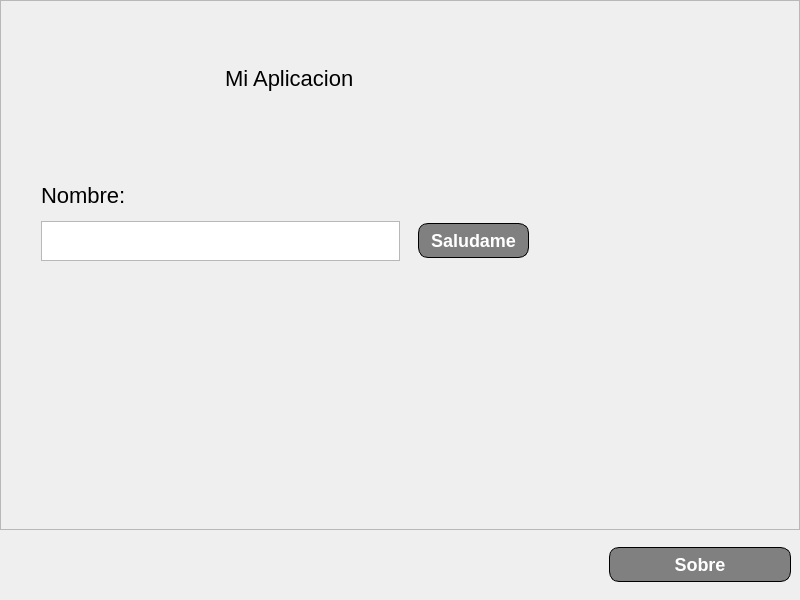
<?xml version="1.0" encoding="UTF-8"?>
<ui version="4.0">
 <class>MainWindow</class>
 <widget class="QMainWindow" name="MainWindow">
  <property name="geometry">
   <rect>
    <x>0</x>
    <y>0</y>
    <width>800</width>
    <height>600</height>
   </rect>
  </property>
  <property name="minimumSize">
   <size>
    <width>800</width>
    <height>600</height>
   </size>
  </property>
  <property name="windowTitle">
   <string>MainWindow</string>
  </property>
  <property name="styleSheet">
   <string notr="true">/*
 *
 *  Simple Stylesheet inspired on Bootstrap for Qt Designer / Qt Creator 
 *  File: bootstylesheet.css
 *  Author: JuanLoaiza007
 *  Version: 1.1.1
 *
 */

/*  # Español
 *  Instrucciones para aplicar en Qt Designer / Qt Creator
 *  1. Busque la vista de Inspector de objetos &gt;&gt; Objeto &gt;&gt; &quot;MainWindow&quot;.
 *  2. Dale clic derecho a &quot;MainWindow&quot; y seleccione &quot;Cambiar HojaDeEstilos&quot; o algo similar.
 *  3. Pegue el contenido de este archivo ahí.
 *  4. De clic en Aplicar y Aceptar.
 *  5. Para aplicar los estilos seleccione un objeto, en el Editor de Propiedades agregue un Filtro tipo cadena de texto y nombrelo &quot;class&quot;.
 *  6. En el Editor de Propiedades habrá una seccion nueva llamada &quot;Propiedades dinámicas&quot; y una propiedad llamada &quot;class&quot;, en la casilla de la derecha aplique todos los estilos que desee, eg. &quot;btn btn-outline-primary br-4&quot;. 
 */

/*  # English
 *  Instructions to apply in Qt Designer / Qt Creator
 *  1. Keep an eye on the Object Inspector &gt;&gt; Object &gt;&gt; &quot;MainWindow&quot;.
 *  2. Right click on &quot;MainWindow&quot; and select &quot;Change StyleSheet&quot; or something similar.
 *  3. Paste the content of this file there.
 *  4. Click Apply and Accept.
 *  5. To apply the styles, select an object, in the Properties Editor add a Text String Filter and name it &quot;class&quot;.
 *  6. In the Property Editor there will be a new section called &quot;Dynamic Properties&quot; and a property called &quot;class&quot;, in the box on the right apply all the styles you want, eg. &quot;btn btn-outline-primary br-4&quot;. 
 */

QMainWindow {
  font-family: &quot;sans-serif&quot;;
}

/* Border Settings */
/* Border Side Weight */
.nb {
  border: 0px solid;
}
.b-st-1 {
  border-top: 1px solid;
}
.b-sb-1 {
  border-bottom: 1px solid;
}
.b-sl-1 {
  border-left: 1px solid;
}
.b-sr-1 {
  border-right: 1px solid;
}
.b-st-2 {
  border-top: 2px solid;
}
.b-sb-2 {
  border-bottom: 2px solid;
}
.b-sl-2 {
  border-left: 2px solid;
}
.b-sr-2 {
  border-right: 2px solid;
}
.b-st-3 {
  border-top: 3px solid;
}
.b-sb-3 {
  border-bottom: 3px solid;
}
.b-sl-3 {
  border-left: 3px solid;
}
.b-sr-3 {
  border-right: 3px solid;
}
.b-st-4 {
  border-top: 4px solid;
}
.b-sb-4 {
  border-bottom: 4px solid;
}
.b-sl-4 {
  border-left: 4px solid;
}
.b-sr-4 {
  border-right: 4px solid;
}

/* Radius */
.br-1 {
  border-radius: 10px;
}

.br-2 {
  border-radius: 15px;
}

.br-3 {
  border-radius: 20px;
}

.br-4 {
  border-radius: 25px;
}

/* Background colors */
.background-white {
  background-color: white;
}
.background-light {
  background-color: #f8f9fa;
}
.background-black {
  background-color: black;
}
.background-primary {
  background-color: #0d6efd;
}
.background-success {
  background-color: #198754;
}
.background-warning {
  background-color: #ffc720;
}
.background-danger {
  background-color: #dc3545;
}

/* Colors */
.color-white {
  color: white;
}
.color-light {
  color: #f8f9fa;
}
.color-black {
  color: black;
}
.color-primary {
  color: #0d6efd;
}
.color-success {
  color: #198754;
}
.color-warning {
  color: #ffc720;
}
.color-danger {
  color: #dc3545;
}

/* Buttons */
QPushButton {
  font-weight: 500;
  color: white;
  background-color: gray;
  padding: 6px 12px;
  font-size: 18px;
  border-radius: 10px;
  border: 1px solid;
}

.btn {
  font-weight: 500;
  color: white;
  background-color: gray;
  padding: 6px 12px;
  font-size: 18px;
  border-radius: 10px;
  border: 1px solid;
}

.btn-primary {
  color: #fff;
  background-color: #0d6efd;
  border-color: #0d6efd;
}
.btn-primary:hover {
  color: #fff;
  background-color: #0b5ed7;
  border-color: #0a58ca;
}

.btn-secondary {
  color: #fff;
  background-color: #6c757d;
  border-color: #6c757d;
}
.btn-secondary:hover {
  color: #fff;
  background-color: #5c636a;
  border-color: #565e64;
}

.btn-success {
  color: #fff;
  background-color: #198754;
  border-color: #198754;
}
.btn-success:hover {
  color: #fff;
  background-color: #157347;
  border-color: #146c43;
}

.btn-warning {
  color: #000;
  background-color: #ffc107;
  border-color: #ffc107;
}
.btn-warning:hover {
  color: #000;
  background-color: #ffca2c;
  border-color: #ffc720;
}

.btn-danger {
  color: #fff;
  background-color: #dc3545;
  border-color: #dc3545;
}
.btn-danger:hover {
  color: #fff;
  background-color: #bb2d3b;
  border-color: #b02a37;
}

.btn-light {
  color: #000;
  background-color: #f8f9fa;
  border-color: #f8f9fa;
}
.btn-light:hover {
  color: #000;
  background-color: #f9fafb;
  border-color: #f9fafb;
}

.btn-dark {
  color: #fff;
  background-color: #212529;
  border-color: #212529;
}
.btn-dark:hover {
  color: #fff;
  background-color: #1c1f23;
  border-color: #1a1e21;
}

.btn-outline-primary {
  background-color: white;
  color: #0d6efd;
  border-color: #0d6efd;
}
.btn-outline-primary:hover {
  color: #fff;
  background-color: #0d6efd;
  border-color: #0d6efd;
}

.btn-outline-secondary {
  background-color: white;
  color: #6c757d;
  border-color: #6c757d;
}
.btn-outline-secondary:hover {
  color: #fff;
  background-color: #6c757d;
  border-color: #6c757d;
}

.btn-outline-success {
  background-color: white;
  color: #198754;
  border-color: #198754;
}
.btn-outline-success:hover {
  color: #fff;
  background-color: #198754;
  border-color: #198754;
}

.btn-outline-info {
  background-color: white;
  color: #0dcaf0;
  border-color: #0dcaf0;
}
.btn-outline-info:hover {
  color: #000;
  background-color: #0dcaf0;
}

.btn-outline-warning {
  background-color: white;
  color: #ffc107;
  border-color: #ffc107;
}
.btn-outline-warning:hover {
  color: #000;
  background-color: #ffc107;
  border-color: #ffc107;
}

.btn-outline-danger {
  background-color: white;
  color: #dc3545;
  border-color: #dc3545;
}
.btn-outline-danger:hover {
  color: #fff;
  background-color: #dc3545;
  border-color: #dc3545;
}

.btn-outline-light {
  background-color: #41464b;
  color: #f8f9fa;
  border-color: #f8f9fa;
}
.btn-outline-light:hover {
  color: #000;
  background-color: #f8f9fa;
  border-color: #f8f9fa;
}

.btn-outline-dark {
  background-color: white;
  color: #212529;
  border-color: #212529;
}
.btn-outline-dark:hover {
  color: #fff;
  background-color: #212529;
  border-color: #212529;
}

.btn-link {
  background-color: white;
  font-weight: 400;
  color: #0d6efd;
  text-decoration: underline;
}
.btn-link:hover {
  color: #0a58ca;
}

/* Title sizes */
QLabel {
  font-size: 22px;
}

.h1 {
  font-size: 42px;
}

.h2 {
  font-size: 36px;
}

.h3 {
  font-size: 32px;
}

.h4 {
  font-size: 28px;
}

.h5 {
  font-size: 22px;
}

.h6 {
  font-size: 18px;
}

/* Alerts */
.alert {
  border: 1px solid;
}

.alert-primary {
  color: #084298;
  background-color: #cfe2ff;
  border-color: #b6d4fe;
}
.alert-secondary {
  color: #41464b;
  background-color: #e2e3e5;
  border-color: #d3d6d8;
}
.alert-success {
  color: #0f5132;
  background-color: #d1e7dd;
  border-color: #badbcc;
}
.alert-info {
  color: #055160;
  background-color: #cff4fc;
  border-color: #b6effb;
}
.alert-warning {
  color: #664d03;
  background-color: #fff3cd;
  border-color: #ffecb5;
}
.alert-danger {
  color: #842029;
  background-color: #f8d7da;
  border-color: #f5c2c7;
}
.alert-light {
  color: #636464;
  background-color: #fefefe;
  border-color: #fdfdfe;
}
.alert-dark {
  color: #141619;
  background-color: #d3d3d4;
  border-color: #bcbebf;
}
</string>
  </property>
  <property name="class" stdset="0">
   <string/>
  </property>
  <widget class="QWidget" name="centralwidget">
   <property name="styleSheet">
    <string notr="true"/>
   </property>
   <property name="class" stdset="0">
    <string>background-white</string>
   </property>
   <layout class="QVBoxLayout" name="verticalLayout">
    <property name="spacing">
     <number>0</number>
    </property>
    <property name="leftMargin">
     <number>0</number>
    </property>
    <property name="topMargin">
     <number>0</number>
    </property>
    <property name="rightMargin">
     <number>0</number>
    </property>
    <property name="bottomMargin">
     <number>0</number>
    </property>
    <item>
     <widget class="QFrame" name="frame">
      <property name="minimumSize">
       <size>
        <width>800</width>
        <height>530</height>
       </size>
      </property>
      <property name="frameShape">
       <enum>QFrame::StyledPanel</enum>
      </property>
      <property name="frameShadow">
       <enum>QFrame::Raised</enum>
      </property>
      <layout class="QHBoxLayout" name="horizontalLayout_2">
       <property name="spacing">
        <number>0</number>
       </property>
       <property name="leftMargin">
        <number>0</number>
       </property>
       <property name="topMargin">
        <number>0</number>
       </property>
       <property name="rightMargin">
        <number>0</number>
       </property>
       <property name="bottomMargin">
        <number>0</number>
       </property>
       <item>
        <widget class="QFrame" name="frame_5">
         <property name="minimumSize">
          <size>
           <width>576</width>
           <height>528</height>
          </size>
         </property>
         <property name="frameShape">
          <enum>QFrame::NoFrame</enum>
         </property>
         <property name="frameShadow">
          <enum>QFrame::Raised</enum>
         </property>
         <layout class="QVBoxLayout" name="verticalLayout_2">
          <property name="spacing">
           <number>10</number>
          </property>
          <property name="leftMargin">
           <number>0</number>
          </property>
          <property name="topMargin">
           <number>0</number>
          </property>
          <property name="rightMargin">
           <number>0</number>
          </property>
          <property name="bottomMargin">
           <number>0</number>
          </property>
          <item>
           <widget class="QFrame" name="frame_7">
            <property name="minimumSize">
             <size>
              <width>576</width>
              <height>156</height>
             </size>
            </property>
            <property name="frameShape">
             <enum>QFrame::NoFrame</enum>
            </property>
            <property name="frameShadow">
             <enum>QFrame::Raised</enum>
            </property>
            <layout class="QVBoxLayout" name="verticalLayout_3">
             <property name="spacing">
              <number>0</number>
             </property>
             <property name="leftMargin">
              <number>0</number>
             </property>
             <property name="topMargin">
              <number>0</number>
             </property>
             <property name="rightMargin">
              <number>0</number>
             </property>
             <property name="bottomMargin">
              <number>0</number>
             </property>
             <item>
              <widget class="QFrame" name="frame_11">
               <property name="frameShape">
                <enum>QFrame::NoFrame</enum>
               </property>
               <property name="frameShadow">
                <enum>QFrame::Raised</enum>
               </property>
               <layout class="QGridLayout" name="gridLayout_2">
                <item row="0" column="0" alignment="Qt::AlignHCenter|Qt::AlignVCenter">
                 <widget class="QLabel" name="lbl_titulo">
                  <property name="text">
                   <string>Mi Aplicacion</string>
                  </property>
                  <property name="class" stdset="0">
                   <string>h1 color-primary</string>
                  </property>
                 </widget>
                </item>
               </layout>
              </widget>
             </item>
            </layout>
           </widget>
          </item>
          <item>
           <widget class="QFrame" name="frame_8">
            <property name="minimumSize">
             <size>
              <width>520</width>
              <height>232</height>
             </size>
            </property>
            <property name="frameShape">
             <enum>QFrame::NoFrame</enum>
            </property>
            <property name="frameShadow">
             <enum>QFrame::Raised</enum>
            </property>
            <layout class="QHBoxLayout" name="horizontalLayout_3">
             <property name="spacing">
              <number>0</number>
             </property>
             <property name="leftMargin">
              <number>0</number>
             </property>
             <property name="topMargin">
              <number>0</number>
             </property>
             <property name="rightMargin">
              <number>0</number>
             </property>
             <property name="bottomMargin">
              <number>0</number>
             </property>
             <item>
              <widget class="QFrame" name="frame_14">
               <property name="maximumSize">
                <size>
                 <width>700</width>
                 <height>16777215</height>
                </size>
               </property>
               <property name="frameShape">
                <enum>QFrame::NoFrame</enum>
               </property>
               <property name="frameShadow">
                <enum>QFrame::Raised</enum>
               </property>
               <layout class="QHBoxLayout" name="horizontalLayout_4">
                <property name="spacing">
                 <number>0</number>
                </property>
                <property name="leftMargin">
                 <number>40</number>
                </property>
                <property name="topMargin">
                 <number>0</number>
                </property>
                <property name="rightMargin">
                 <number>40</number>
                </property>
                <property name="bottomMargin">
                 <number>0</number>
                </property>
                <item>
                 <widget class="QFrame" name="frame_10">
                  <property name="frameShape">
                   <enum>QFrame::NoFrame</enum>
                  </property>
                  <property name="frameShadow">
                   <enum>QFrame::Raised</enum>
                  </property>
                  <layout class="QVBoxLayout" name="verticalLayout_5">
                   <property name="spacing">
                    <number>0</number>
                   </property>
                   <property name="leftMargin">
                    <number>0</number>
                   </property>
                   <property name="topMargin">
                    <number>0</number>
                   </property>
                   <property name="rightMargin">
                    <number>0</number>
                   </property>
                   <property name="bottomMargin">
                    <number>0</number>
                   </property>
                   <item>
                    <widget class="QFrame" name="frame_16">
                     <property name="minimumSize">
                      <size>
                       <width>0</width>
                       <height>110</height>
                      </size>
                     </property>
                     <property name="maximumSize">
                      <size>
                       <width>16777215</width>
                       <height>110</height>
                      </size>
                     </property>
                     <property name="frameShape">
                      <enum>QFrame::NoFrame</enum>
                     </property>
                     <property name="frameShadow">
                      <enum>QFrame::Raised</enum>
                     </property>
                     <layout class="QVBoxLayout" name="verticalLayout_6">
                      <property name="leftMargin">
                       <number>0</number>
                      </property>
                      <item>
                       <widget class="QLabel" name="label_2">
                        <property name="minimumSize">
                         <size>
                          <width>379</width>
                          <height>27</height>
                         </size>
                        </property>
                        <property name="maximumSize">
                         <size>
                          <width>379</width>
                          <height>27</height>
                         </size>
                        </property>
                        <property name="text">
                         <string>Nombre:</string>
                        </property>
                        <property name="class" stdset="0">
                         <string>h5</string>
                        </property>
                       </widget>
                      </item>
                      <item>
                       <widget class="QTextEdit" name="txta_nombre">
                        <property name="minimumSize">
                         <size>
                          <width>0</width>
                          <height>40</height>
                         </size>
                        </property>
                        <property name="maximumSize">
                         <size>
                          <width>600</width>
                          <height>40</height>
                         </size>
                        </property>
                        <property name="class" stdset="0">
                         <string>nb b-sb-2</string>
                        </property>
                       </widget>
                      </item>
                     </layout>
                    </widget>
                   </item>
                   <item>
                    <widget class="QFrame" name="frame_15">
                     <property name="minimumSize">
                      <size>
                       <width>0</width>
                       <height>109</height>
                      </size>
                     </property>
                     <property name="maximumSize">
                      <size>
                       <width>16777215</width>
                       <height>16777214</height>
                      </size>
                     </property>
                     <property name="frameShape">
                      <enum>QFrame::NoFrame</enum>
                     </property>
                     <property name="frameShadow">
                      <enum>QFrame::Raised</enum>
                     </property>
                    </widget>
                   </item>
                  </layout>
                 </widget>
                </item>
                <item>
                 <widget class="QFrame" name="frame_12">
                  <property name="maximumSize">
                   <size>
                    <width>160</width>
                    <height>16777215</height>
                   </size>
                  </property>
                  <property name="frameShape">
                   <enum>QFrame::NoFrame</enum>
                  </property>
                  <property name="frameShadow">
                   <enum>QFrame::Raised</enum>
                  </property>
                  <layout class="QVBoxLayout" name="verticalLayout_4">
                   <property name="topMargin">
                    <number>56</number>
                   </property>
                   <item>
                    <widget class="QPushButton" name="btn_saludar">
                     <property name="text">
                      <string>Saludame</string>
                     </property>
                     <property name="class" stdset="0">
                      <string>btn-primary</string>
                     </property>
                    </widget>
                   </item>
                   <item>
                    <widget class="QFrame" name="frame_13">
                     <property name="frameShape">
                      <enum>QFrame::NoFrame</enum>
                     </property>
                     <property name="frameShadow">
                      <enum>QFrame::Raised</enum>
                     </property>
                    </widget>
                   </item>
                  </layout>
                 </widget>
                </item>
               </layout>
              </widget>
             </item>
            </layout>
           </widget>
          </item>
          <item>
           <widget class="QFrame" name="frame_9">
            <property name="minimumSize">
             <size>
              <width>570</width>
              <height>120</height>
             </size>
            </property>
            <property name="maximumSize">
             <size>
              <width>16777215</width>
              <height>120</height>
             </size>
            </property>
            <property name="frameShape">
             <enum>QFrame::NoFrame</enum>
            </property>
            <property name="frameShadow">
             <enum>QFrame::Raised</enum>
            </property>
           </widget>
          </item>
         </layout>
        </widget>
       </item>
       <item>
        <widget class="QFrame" name="frame_6">
         <property name="minimumSize">
          <size>
           <width>221</width>
           <height>528</height>
          </size>
         </property>
         <property name="maximumSize">
          <size>
           <width>300</width>
           <height>16777215</height>
          </size>
         </property>
         <property name="frameShape">
          <enum>QFrame::NoFrame</enum>
         </property>
         <property name="frameShadow">
          <enum>QFrame::Raised</enum>
         </property>
         <property name="class" stdset="0">
          <string/>
         </property>
         <layout class="QVBoxLayout" name="verticalLayout_7">
          <property name="spacing">
           <number>0</number>
          </property>
          <property name="leftMargin">
           <number>0</number>
          </property>
          <property name="topMargin">
           <number>0</number>
          </property>
          <property name="rightMargin">
           <number>0</number>
          </property>
          <property name="bottomMargin">
           <number>0</number>
          </property>
          <item>
           <widget class="QLabel" name="lbl_side_image">
            <property name="minimumSize">
             <size>
              <width>221</width>
              <height>528</height>
             </size>
            </property>
            <property name="maximumSize">
             <size>
              <width>0</width>
              <height>16777215</height>
             </size>
            </property>
            <property name="text">
             <string/>
            </property>
           </widget>
          </item>
         </layout>
        </widget>
       </item>
      </layout>
     </widget>
    </item>
    <item>
     <widget class="QFrame" name="frame_2">
      <property name="minimumSize">
       <size>
        <width>800</width>
        <height>70</height>
       </size>
      </property>
      <property name="maximumSize">
       <size>
        <width>16777215</width>
        <height>70</height>
       </size>
      </property>
      <property name="frameShape">
       <enum>QFrame::NoFrame</enum>
      </property>
      <property name="frameShadow">
       <enum>QFrame::Raised</enum>
      </property>
      <property name="class" stdset="0">
       <string>background-primary</string>
      </property>
      <layout class="QHBoxLayout" name="horizontalLayout">
       <property name="spacing">
        <number>0</number>
       </property>
       <property name="leftMargin">
        <number>0</number>
       </property>
       <property name="topMargin">
        <number>0</number>
       </property>
       <property name="rightMargin">
        <number>0</number>
       </property>
       <property name="bottomMargin">
        <number>0</number>
       </property>
       <item>
        <widget class="QFrame" name="frame_3">
         <property name="frameShape">
          <enum>QFrame::NoFrame</enum>
         </property>
         <property name="frameShadow">
          <enum>QFrame::Raised</enum>
         </property>
        </widget>
       </item>
       <item>
        <widget class="QFrame" name="frame_4">
         <property name="maximumSize">
          <size>
           <width>200</width>
           <height>16777215</height>
          </size>
         </property>
         <property name="frameShape">
          <enum>QFrame::NoFrame</enum>
         </property>
         <property name="frameShadow">
          <enum>QFrame::Raised</enum>
         </property>
         <layout class="QGridLayout" name="gridLayout">
          <item row="0" column="0">
           <widget class="QPushButton" name="btn_sobre">
            <property name="text">
             <string>Sobre</string>
            </property>
            <property name="class" stdset="0">
             <string>btn-outline-light</string>
            </property>
           </widget>
          </item>
         </layout>
        </widget>
       </item>
      </layout>
     </widget>
    </item>
   </layout>
  </widget>
 </widget>
 <resources/>
 <connections/>
</ui>
